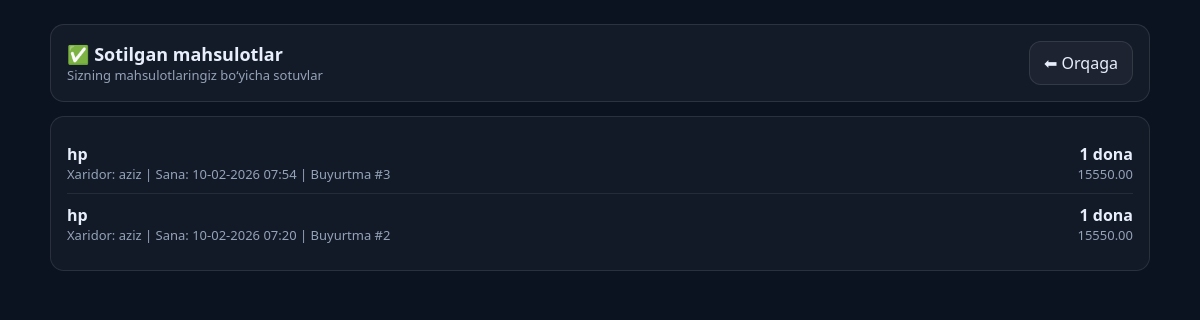
The page /seller/sold/ (signed in) on the database as committed earlier.
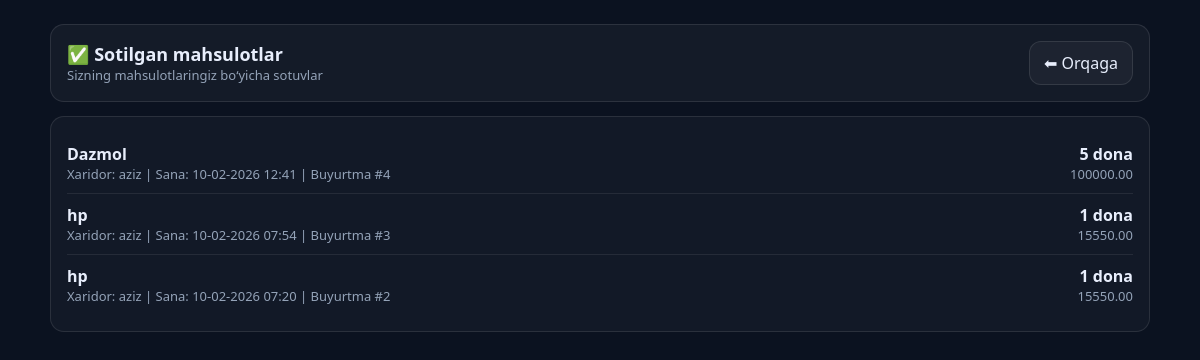
The same page on the database as committed later.
### users/models.py (models this page shows, shortened)
class OrderItem(models.Model):
    product = models.ForeignKey(Product, on_delete=models.CASCADE, related_name='orders')
    order = models.ForeignKey(Order, on_delete=models.CASCADE, related_name='order_items')
    quantity = models.IntegerField(default=1)
    price = models.DecimalField(max_digits=10, decimal_places=2)

class Order(models.Model):
    user = models.ForeignKey(CustomUser, on_delete=models.CASCADE, related_name='orders')
    created_at = models.DateTimeField(auto_now_add=True)

class CustomUser(AbstractUser):
    class Roli(models.TextChoices):
        customeer = "customer", "Customer"
        seller = "seller", "Seller"
        admin = "admin", "admin"
    role = models.CharField(max_length=20, choices=Roli.choices, default=Roli.customeer)
    email = models.EmailField(unique=True)
    phone = models.CharField(max_length=20, null=True, blank=True)
    image = models.ImageField(upload_to="user_images/", null=True, blank=True)

### products/models.py (models this page shows, shortened)
class Product(models.Model):
    category = models.ForeignKey(Category, on_delete=models.CASCADE, related_name="products")
    title = models.CharField(max_length=100)
    desc = models.TextField()
    price = models.DecimalField(max_digits=12, decimal_places=2)
    image = models.ImageField(upload_to="product_images/", null=True, blank=True)
    created_by = models.ForeignKey(settings.AUTH_USER_MODEL, on_delete=models.SET_NULL, null=True, blank=True)
    created_at = models.DateTimeField(auto_now_add=True)

### products/views.py (the view)
# urls.py: path("seller/sold/", views.seller_sotgan_maxs, name="seller_sold_items"),
@login_required
def seller_sotgan_maxs(request):
    sold_items = OrderItem.objects.filter(
        product__created_by=request.user
    ).select_related("product", "order", "order__user").order_by("-order__created_at")
    return render(request, "seller/sold_items.html", {
        "sold_items":sold_items
    })

### templates/seller/sold_items.html (shortened to what this page needs)
<!doctype html>
<html lang="uz">
<head>
</head>
<body>
  <div class="wrap">
    <div class="top">
      <div>
        <div style="font-weight:900;font-size:18px;">✅ Sotilgan mahsulotlar</div>
        <div class="muted">Sizning mahsulotlaringiz bo‘yicha sotuvlar</div>
      </div>
      <a class="btn" href="{% url 'seller_dashboard' %}">⬅ Orqaga</a>
    </div>
    <div class="card">
      {% for item in sold_items %}
        <div class="row">
          <div>
            <div style="font-weight:900;">{{ item.product.title }}</div>
            <div class="muted">
              Xaridor: {{ item.order.user.username }} |
              Sana: {{ item.order.created_at|date:"d-m-Y H:i" }} |
              Buyurtma #{{ item.order.id }}
            </div>
          </div>
          <div style="text-align:right;">
            <div style="font-weight:900;">{{ item.quantity }} dona</div>
            <div class="muted">{{ item.price }}</div>
          </div>
        </div>
      {% empty %}
        <div class="muted" style="text-align:center;padding:18px;">Hozircha sotuv yo‘q.</div>
      {% endfor %}
    </div>
  </div>
</body>
</html>

Rows that differ between the two databases and show on the page:
added OrderItem: product "Dazmol", order.user.username "aziz", order.created_at "10-02-2026 12:41", order.id "4", quantity "5", price "100000.00"
